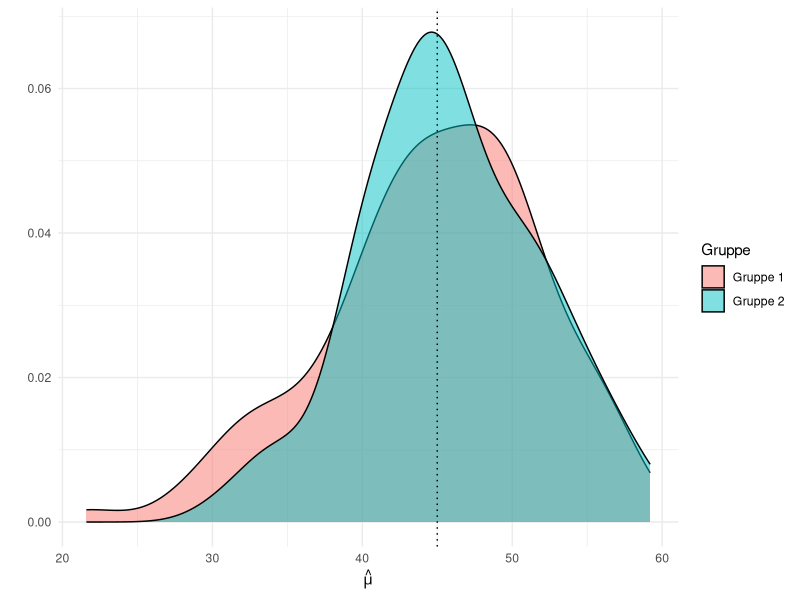
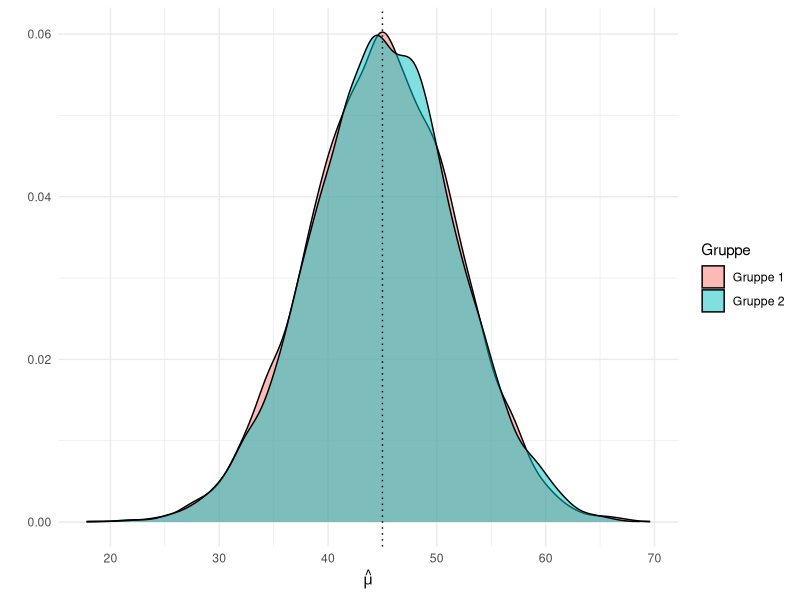

R code for these plots, in order:
# # # # # # # # # # # # # # # # # # # # # # # # # # # # # # # # # # # # # # # #
#                                                                             #
#   SIMULATIONSBEISPIEL: RANDOMISIERUNG                                       #
#                                                                             #
# # # # # # # # # # # # # # # # # # # # # # # # # # # # # # # # # # # # # # # #

library(tidyverse)
library(ggplot2)


# 0. Notwendige Funktionen ----------------------------------------------------

randomize = function(blocksize, N){
  block = rep(1:ceiling(N/blocksize), each = blocksize)
  a1 = data.frame(block, rand=runif(length(block)), envelope= 1: length(block))
  a2 = a1[order(a1$block,a1$rand),]
  a2$arm = rep(c("Arm 1", "Arm 2"),times = length(block)/2)
  assign = a2[order(a2$envelope),]
  return(assign$arm)
}

plotter = function(m1, m0, mui = 45){
  plot.data <- data.frame(M = c(m1, m0), Gruppe = rep(c("Gruppe 1", "Gruppe 2"), 
                                       each = length(m1)))
  ggplot(plot.data, aes(x = M, fill = Gruppe)) + geom_density(alpha = 0.5) +
    geom_vline(xintercept = mui, linetype = "dotted") + xlab(expression(hat(mu))) +
    ylab("") + theme_minimal()
}



# 1. Simulation (k=1) ---------------------------------------------------------

set.seed(123)

# Simuliere 10 Werte für Variable "Alter" (Populationsmittelwert: 45 Jahre)
alter <- rnorm(10, 45, 15) %>% round()

# Randomisiere die 10 Personen in zwei Gruppen
gruppe <- randomize(blocksize = 2, N = 10)

# Berechne den Mittelwert & Mittelwertsunterscheid beider Gruppen
m1 <- mean(alter[gruppe == "Arm 1"]) 
m0 <- mean(alter[gruppe == "Arm 2"])
m.diff <- mean(alter[gruppe == "Arm 1"]) - mean(alter[gruppe == "Arm 2"])

m.diff


# 2. Simulation (k=100) -------------------------------------------------------

# Wiederhole 1. 100-mal
set.seed(123)
for (i in 2:100){
  
  alter <- rnorm(10, 45, 15) %>% round()
  gruppe <- randomize(blocksize = 2, N = 10)
  
  m1[i] <- mean(alter[gruppe == "Arm 1"], na.rm = TRUE) 
  m0[i] <- mean(alter[gruppe == "Arm 2"], na.rm = TRUE)
  m.diff[i] <- mean(alter[gruppe == "Arm 1"]) - mean(alter[gruppe == "Arm 2"])
  
}

mean(m.diff)
plotter(m1, m0)



# 3. Simulation (k=10.000) ----------------------------------------------------

# Wiederhole 1. 10.000-mal
set.seed(123)
for (i in 101:10000){
  
  alter <- rnorm(10, 45, 15) %>% round()
  gruppe <- randomize(blocksize = 2, N = 10)
  
  m1[i] <- mean(alter[gruppe == "Arm 1"], na.rm = TRUE) 
  m0[i] <- mean(alter[gruppe == "Arm 2"], na.rm = TRUE)
  m.diff[i] <- mean(alter[gruppe == "Arm 1"]) - mean(alter[gruppe == "Arm 2"])
  
}

mean(m.diff)
plotter(m1, m0)








